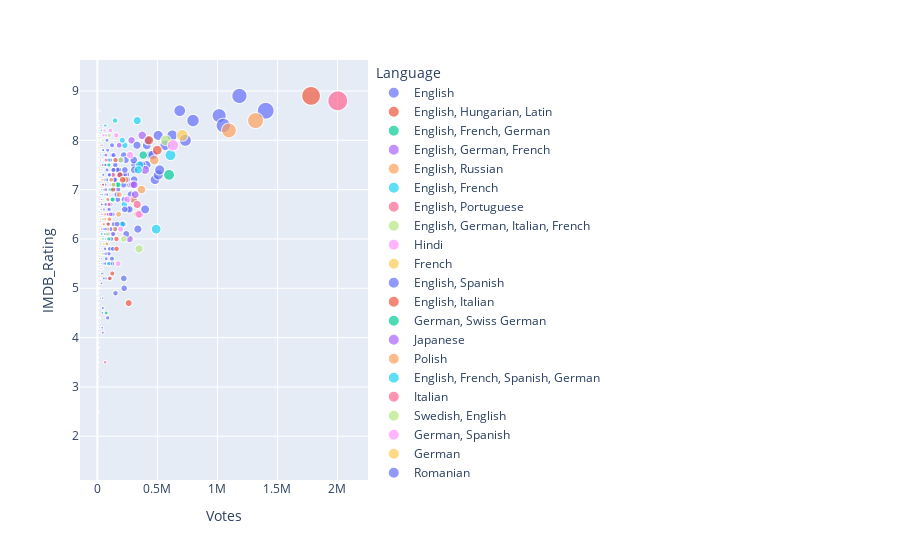

Write notebook code for a chart like this one.
### Markdown cell above
__Scatter plot between Votes and IMDB Ratings__

### Code cell
import plotly.express as px
fig = px.scatter(combined_data,x="Votes" , y="IMDB_Rating", color="Language",
                 size='Votes', hover_data=['Movie_Title'])
fig.show()
